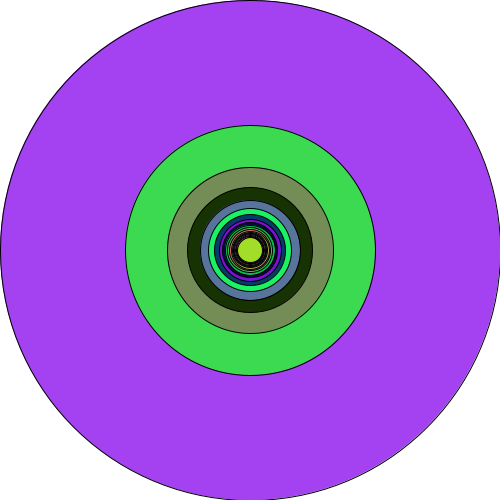
Frame 1 (no input)
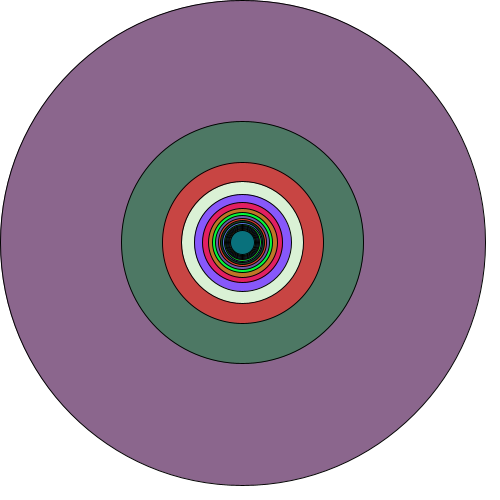
Frame 60 (the mouse pressed at the canvas centre just before this capture)
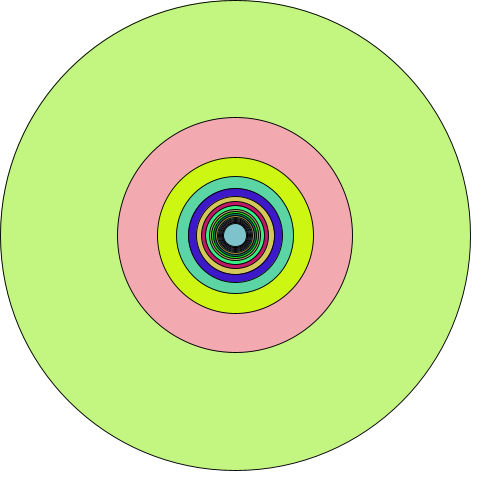
Frame 120 (the mouse held since frame 60 and released just before this capture)

The Processing sketch that drew these frames (run headless with seeded random() and noise(); from frame 60 on, the mouse is pressed at the canvas centre):

// Processing sketch: for_loop
// ── for_loop.pde
int numCircles = 20;
float scalar = 1.0;

void setup(){
  size(500,500);
  smooth();  
}

void draw(){
  background(255);
  scale(scalar);
  
  for(int i = 1; i <= numCircles; i++){
    fill(random(255), random(255), random(255));
    ellipse( width/2, height/2, width / i, width / i );
  }
  println("before ", scalar);
  
  scalar = scalar - 0.0005;
  //is the same as above
  //scalar -= 0.0005;
  println("after ", scalar);
}
